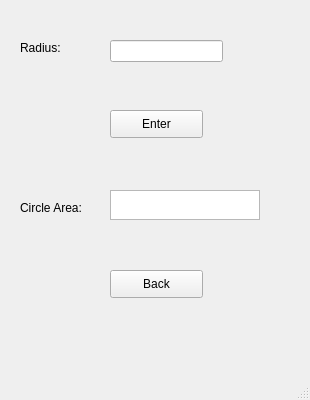
<?xml version="1.0" encoding="UTF-8"?>
<ui version="4.0">
 <class>Circle</class>
 <widget class="QMainWindow" name="Circle">
  <property name="geometry">
   <rect>
    <x>0</x>
    <y>0</y>
    <width>310</width>
    <height>400</height>
   </rect>
  </property>
  <property name="minimumSize">
   <size>
    <width>310</width>
    <height>400</height>
   </size>
  </property>
  <property name="maximumSize">
   <size>
    <width>310</width>
    <height>400</height>
   </size>
  </property>
  <property name="windowTitle">
   <string>Circle Area</string>
  </property>
  <widget class="QWidget" name="centralwidget">
   <widget class="QPushButton" name="button_back">
    <property name="geometry">
     <rect>
      <x>110</x>
      <y>270</y>
      <width>93</width>
      <height>28</height>
     </rect>
    </property>
    <property name="text">
     <string>Back</string>
    </property>
   </widget>
   <widget class="QPushButton" name="button_enter">
    <property name="geometry">
     <rect>
      <x>110</x>
      <y>110</y>
      <width>93</width>
      <height>28</height>
     </rect>
    </property>
    <property name="text">
     <string>Enter</string>
    </property>
   </widget>
   <widget class="QTextBrowser" name="text_area">
    <property name="geometry">
     <rect>
      <x>110</x>
      <y>190</y>
      <width>150</width>
      <height>30</height>
     </rect>
    </property>
    <property name="minimumSize">
     <size>
      <width>150</width>
      <height>30</height>
     </size>
    </property>
    <property name="maximumSize">
     <size>
      <width>150</width>
      <height>30</height>
     </size>
    </property>
   </widget>
   <widget class="QLabel" name="label_area">
    <property name="geometry">
     <rect>
      <x>20</x>
      <y>200</y>
      <width>81</width>
      <height>16</height>
     </rect>
    </property>
    <property name="text">
     <string>Circle Area:</string>
    </property>
   </widget>
   <widget class="QLineEdit" name="line_radius">
    <property name="geometry">
     <rect>
      <x>110</x>
      <y>40</y>
      <width>113</width>
      <height>22</height>
     </rect>
    </property>
   </widget>
   <widget class="QLabel" name="label_radius">
    <property name="geometry">
     <rect>
      <x>20</x>
      <y>40</y>
      <width>55</width>
      <height>16</height>
     </rect>
    </property>
    <property name="text">
     <string>Radius:</string>
    </property>
   </widget>
  </widget>
  <widget class="QMenuBar" name="menubar">
   <property name="geometry">
    <rect>
     <x>0</x>
     <y>0</y>
     <width>310</width>
     <height>26</height>
    </rect>
   </property>
  </widget>
  <widget class="QStatusBar" name="statusbar"/>
 </widget>
 <resources/>
 <connections/>
</ui>
